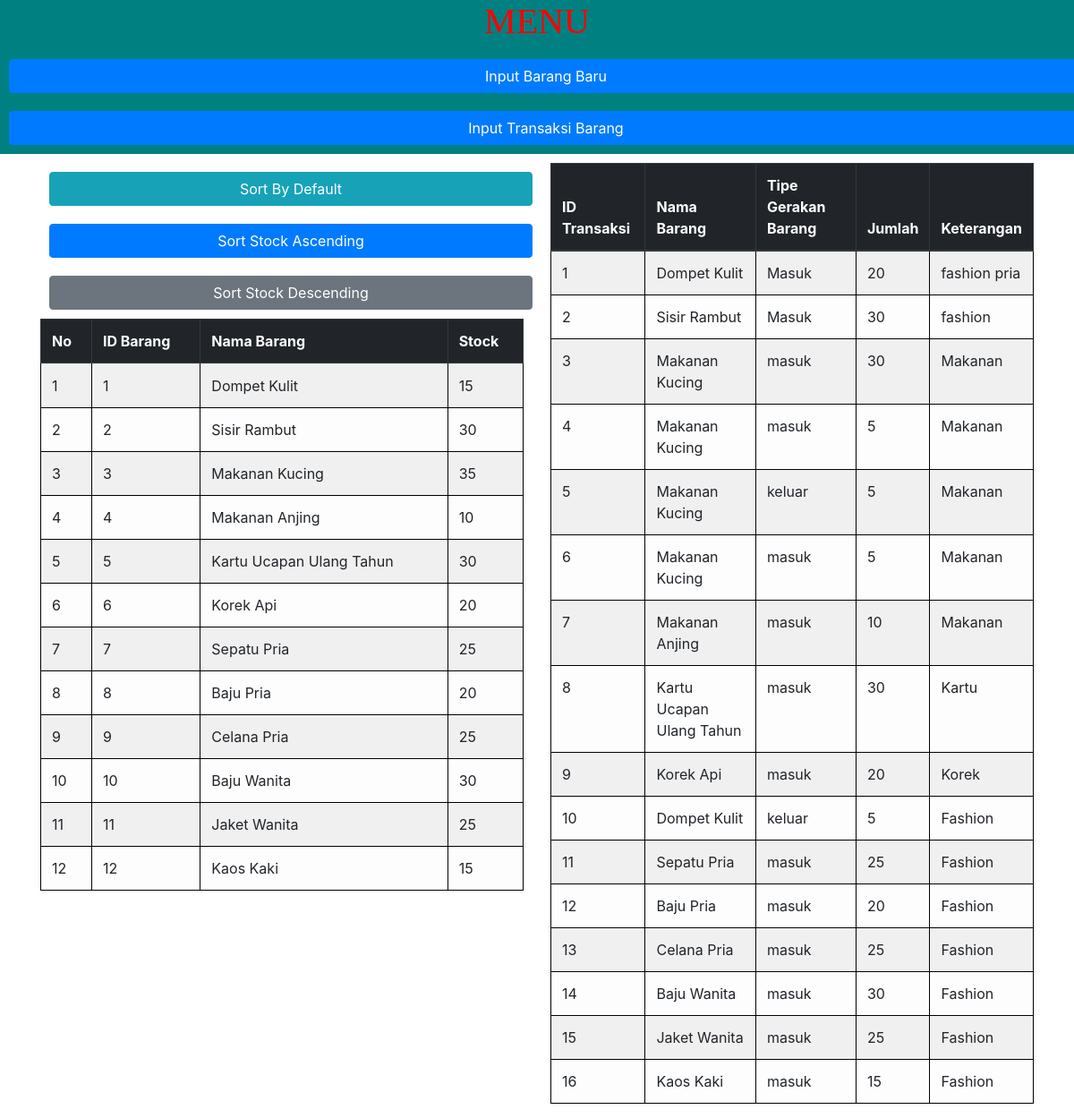
/Inventory/dashboard.php, run on the app's committed database.
### tables this page shows
CREATE TABLE `stok_barang` (
  `ID` int(11) NOT NULL,
  `Nama_Barang` varchar(200) NOT NULL,
  `Stock` int(11) NOT NULL
);

CREATE TABLE `riwayat` (
  `ID_Transaksi` int(11) NOT NULL,
  `Nama_Barang` varchar(200) NOT NULL,
  `Tipe_Gerakan_Barang` varchar(20) NOT NULL,
  `Jumlah` int(11) NOT NULL,
  `Keterangan` varchar(200) NOT NULL
);

### Inventory/dashboard.php (the view, shortened to what this page needs)
<?php
include 'koneksi.php';
$sql2 = "SELECT * FROM riwayat";
$hasil2 = $pdo->query($sql2);
$id = 0;
?>
<!DOCTYPE html>
<html>
<head>
	<link rel="stylesheet" href="css/bootstrap.min.css">
	<link rel="stylesheet" href="style.css">
</head>
<body>
	<div class="Menu" align="center">
	<h1>MENU</h1>
	<a href="input_barang_baru.php" class="btn btn-primary">Input Barang Baru</a></br>
	<a href="input_transaksi_barang.php" class="btn btn-primary">Input Transaksi Barang</a>
	</div>
	<div class="container">
		<div class="row">
		<div class="col">
			<table class="table table-striped table-light" >
				<tr>
				<a href="dashboard.php" class="btn btn-info">Sort By Default</a>
				<a href="dashboard.php?id=1" class="btn btn-primary">Sort Stock Ascending</a>
				<a href="dashboard.php?id=2" class="btn btn-secondary">Sort Stock Descending</a>
				</tr>
				<thead class="thead-dark">
				<tr>
					<th scope="col">No</th>
					<th scope="col">ID Barang</th>
					<th scope="col">Nama Barang</th>
					<th scope="col">Stock</th>
				</tr>
				</thead>
				<tbody>
				<?php
					if($id ==1){
						$sql1 = "SELECT * FROM stok_barang ORDER BY Stock ASC";
					} elseif($id==2){
						$sql1 = "SELECT * FROM stok_barang ORDER BY Stock DESC";
					}else{
						$sql1 = "SELECT * FROM stok_barang";
					}
					$hasil1 = $pdo->query($sql1);
					$i = 0;
					while ($row1 = $hasil1->fetch()):
					$i++;
				?>
				<tr>
					<td><?= $i ?></td>
					<td id="<?= $row1['ID']?>"><?= $row1['ID']?></td>
					<td><?= $row1['Nama_Barang']?></td>
					<td><?= $row1['Stock']?></td>
				</tr>
				<?php endwhile; ?>
				</tbody>
			</table>
		</div>
		<div class="col">
			<table class="table table-striped table-light">
				<thead class="thead-dark">
				<tr>
					<th scope="col">ID Transaksi</th>
					<th scope="col">Nama Barang</th>
					<th scope="col">Tipe Gerakan Barang</th>
					<th scope="col">Jumlah</th>
					<th scope="col">Keterangan</th>
				</tr>
				</thead>
				<tbody>
				<?php
					while ($row2 = $hasil2->fetch()):
				?>
				<tr>
					<td id="<?= $row2['ID_Transaksi']?>"><?= $row2['ID_Transaksi']?></td>
					<td><?= $row2['Nama_Barang']?></td>
					<td><?= $row2['Tipe_Gerakan_Barang']?></td>
					<td><?= $row2['Jumlah']?></td>
					<td><?= $row2['Keterangan']?></td>
				</tr>
				<?php endwhile; ?>
				</tbody>
			</table>
		</div>
		</div>
	</div>
</body>
</html>

### Inventory/style.css (style rules this page uses)
table,td,th,tr { border: 1px solid black; }
.container { margin-top: 10px; background-color: white; }
.Menu { color: red; width: 100%; background-color: Teal; }
a { margin: 10px; width: 100%; }
h1 { font-family:Book Antiqua; }

### data on the page
stok_barang: ID "1", Nama_Barang "Dompet Kulit", Stock "15"
stok_barang: ID "2", Nama_Barang "Sisir Rambut", Stock "30"
stok_barang: ID "3", Nama_Barang "Makanan Kucing", Stock "35"
stok_barang: ID "4", Nama_Barang "Makanan Anjing", Stock "10"
stok_barang: ID "5", Nama_Barang "Kartu Ucapan Ulang Tahun", Stock "30"
stok_barang: ID "6", Nama_Barang "Korek Api", Stock "20"
stok_barang: ID "7", Nama_Barang "Sepatu Pria", Stock "25"
stok_barang: ID "8", Nama_Barang "Baju Pria", Stock "20"
stok_barang: ID "9", Nama_Barang "Celana Pria", Stock "25"
stok_barang: ID "10", Nama_Barang "Baju Wanita", Stock "30"
stok_barang: ID "11", Nama_Barang "Jaket Wanita", Stock "25"
stok_barang: ID "12", Nama_Barang "Kaos Kaki", Stock "15"
riwayat: ID_Transaksi "1", Nama_Barang "Dompet Kulit", Tipe_Gerakan_Barang "Masuk", Jumlah "20", Keterangan "fashion pria"
riwayat: ID_Transaksi "2", Nama_Barang "Sisir Rambut", Tipe_Gerakan_Barang "Masuk", Jumlah "30", Keterangan "fashion"
riwayat: ID_Transaksi "3", Nama_Barang "Makanan Kucing", Tipe_Gerakan_Barang "masuk", Jumlah "30", Keterangan "Makanan"
riwayat: ID_Transaksi "4", Nama_Barang "Makanan Kucing", Tipe_Gerakan_Barang "masuk", Jumlah "5", Keterangan "Makanan"
riwayat: ID_Transaksi "5", Nama_Barang "Makanan Kucing", Tipe_Gerakan_Barang "keluar", Jumlah "5", Keterangan "Makanan"
riwayat: ID_Transaksi "6", Nama_Barang "Makanan Kucing", Tipe_Gerakan_Barang "masuk", Jumlah "5", Keterangan "Makanan"
riwayat: ID_Transaksi "7", Nama_Barang "Makanan Anjing", Tipe_Gerakan_Barang "masuk", Jumlah "10", Keterangan "Makanan"
riwayat: ID_Transaksi "8", Nama_Barang "Kartu Ucapan Ulang Tahun", Tipe_Gerakan_Barang "masuk", Jumlah "30", Keterangan "Kartu"
riwayat: ID_Transaksi "9", Nama_Barang "Korek Api", Tipe_Gerakan_Barang "masuk", Jumlah "20", Keterangan "Korek"
riwayat: ID_Transaksi "10", Nama_Barang "Dompet Kulit", Tipe_Gerakan_Barang "keluar", Jumlah "5", Keterangan "Fashion"
riwayat: ID_Transaksi "11", Nama_Barang "Sepatu Pria", Tipe_Gerakan_Barang "masuk", Jumlah "25", Keterangan "Fashion"
riwayat: ID_Transaksi "12", Nama_Barang "Baju Pria", Tipe_Gerakan_Barang "masuk", Jumlah "20", Keterangan "Fashion"
riwayat: ID_Transaksi "13", Nama_Barang "Celana Pria", Tipe_Gerakan_Barang "masuk", Jumlah "25", Keterangan "Fashion"
riwayat: ID_Transaksi "14", Nama_Barang "Baju Wanita", Tipe_Gerakan_Barang "masuk", Jumlah "30", Keterangan "Fashion"
riwayat: ID_Transaksi "15", Nama_Barang "Jaket Wanita", Tipe_Gerakan_Barang "masuk", Jumlah "25", Keterangan "Fashion"
riwayat: ID_Transaksi "16", Nama_Barang "Kaos Kaki", Tipe_Gerakan_Barang "masuk", Jumlah "15", Keterangan "Fashion"
